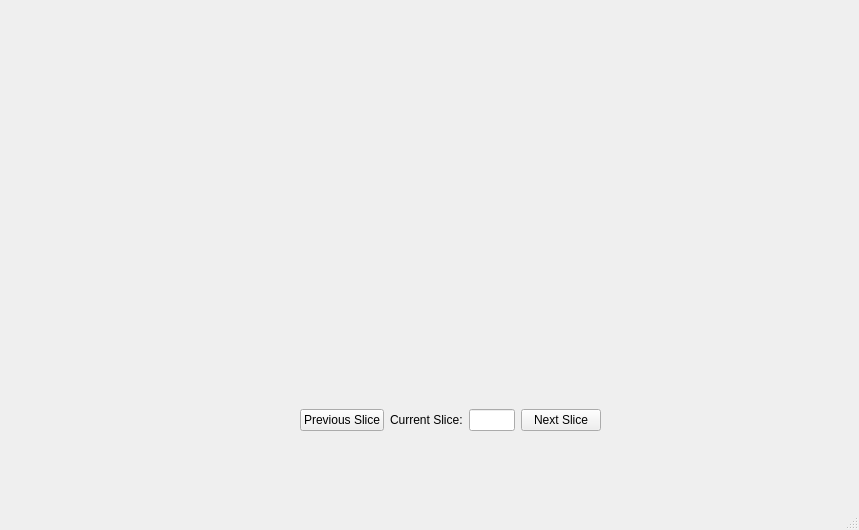
<?xml version="1.0" encoding="UTF-8"?>
<ui version="4.0">
 <class>MainWindow</class>
 <widget class="QMainWindow" name="MainWindow">
  <property name="geometry">
   <rect>
    <x>0</x>
    <y>0</y>
    <width>859</width>
    <height>530</height>
   </rect>
  </property>
  <property name="windowTitle">
   <string>MainWindow</string>
  </property>
  <widget class="QWidget" name="centralwidget">
   <widget class="QWidget" name="horizontalLayoutWidget">
    <property name="geometry">
     <rect>
      <x>300</x>
      <y>380</y>
      <width>301</width>
      <height>80</height>
     </rect>
    </property>
    <layout class="QHBoxLayout" name="horizontalLayout">
     <item>
      <widget class="QPushButton" name="pushButtonPrevious">
       <property name="text">
        <string>Previous Slice</string>
       </property>
      </widget>
     </item>
     <item>
      <widget class="QLabel" name="label">
       <property name="text">
        <string>Current Slice:</string>
       </property>
      </widget>
     </item>
     <item>
      <widget class="QLineEdit" name="destEditSlice"/>
     </item>
     <item>
      <widget class="QPushButton" name="pushButtonNext">
       <property name="text">
        <string>Next Slice</string>
       </property>
      </widget>
     </item>
    </layout>
   </widget>
   <widget class="QWidget" name="verticalLayoutWidget">
    <property name="geometry">
     <rect>
      <x>0</x>
      <y>0</y>
      <width>861</width>
      <height>481</height>
     </rect>
    </property>
    <layout class="QVBoxLayout" name="verticalLayout_2"/>
   </widget>
  </widget>
  <widget class="QMenuBar" name="menubar">
   <property name="geometry">
    <rect>
     <x>0</x>
     <y>0</y>
     <width>859</width>
     <height>21</height>
    </rect>
   </property>
  </widget>
  <widget class="QStatusBar" name="statusbar"/>
 </widget>
 <resources/>
 <connections/>
</ui>
